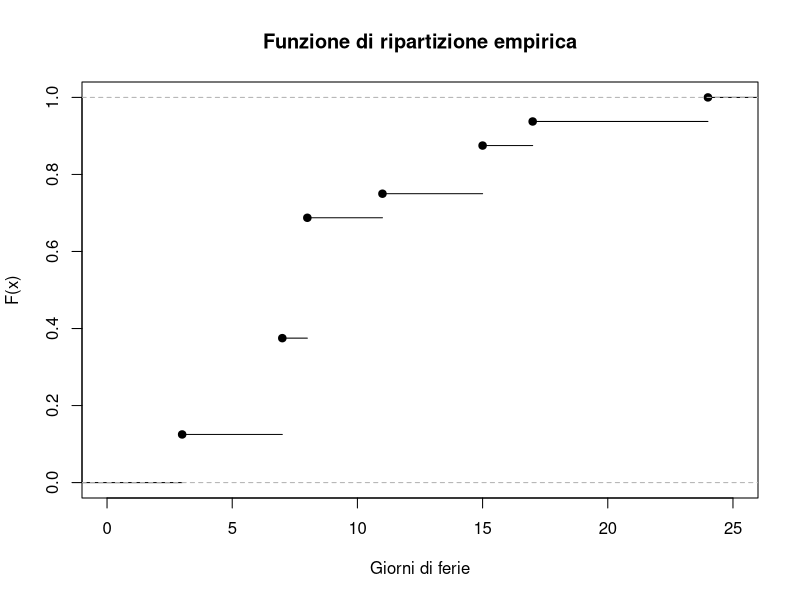
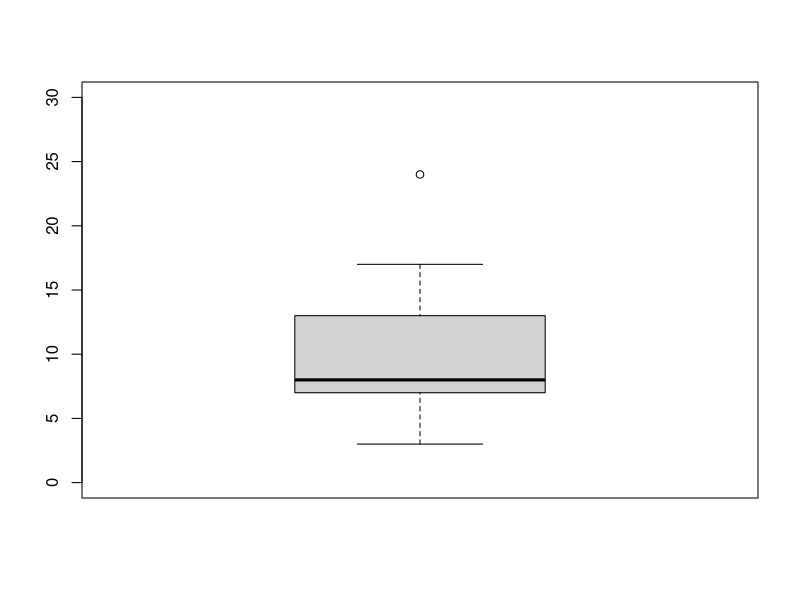
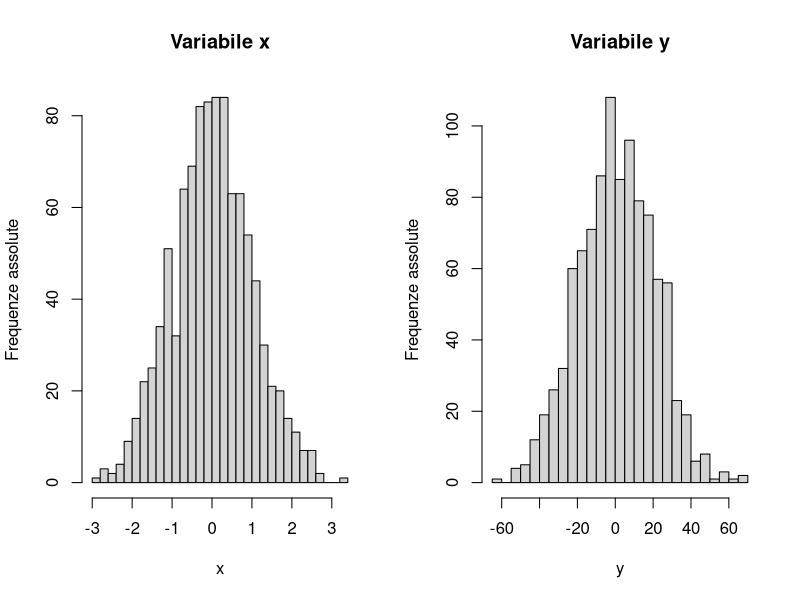
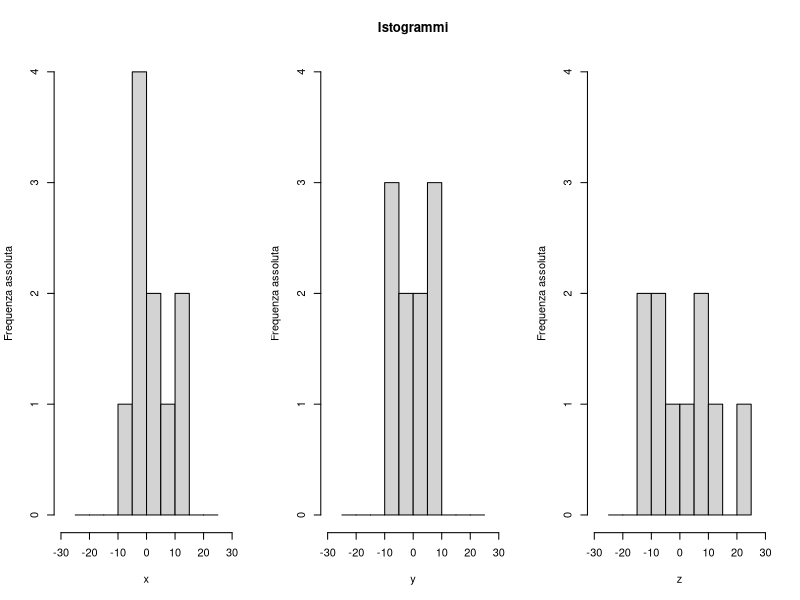
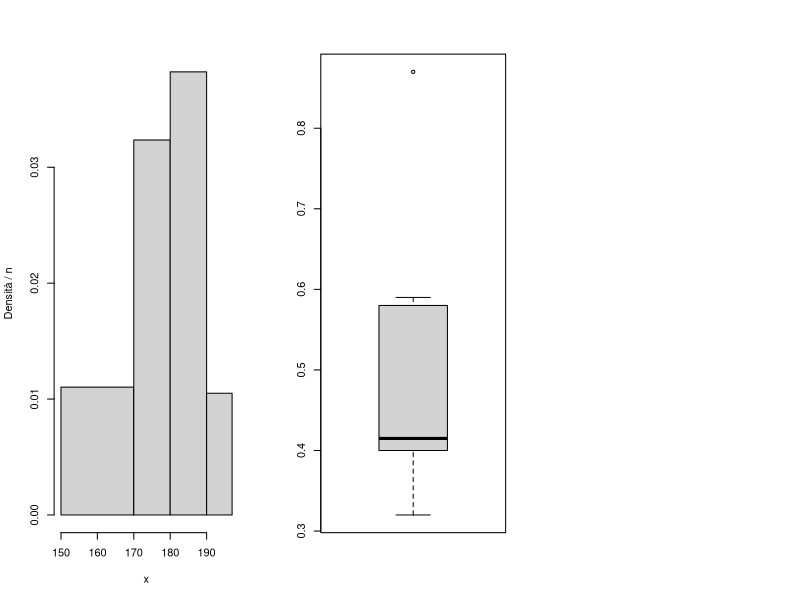

These charts were generated, in order, by the following R code:
## ---- chunk 1
knitr::opts_chunk$set(echo = F, eval = T, message = F, warning = F, error = F, comment = NA, cache = F, include = T, R.options = list(width = 100), collapse = T, dpi = 200, fig.align = "center", fig.height = 4, fig.width = 8)
## ---- chunk 2
x <- c(-1.65, -5.74, -0.84, -4.50, 12.90, 0.84, -4.73, 7.89, 10.72, 4.40)
y <- c(-5.34,-6.26,3.80,-2.15,-1.72,-7.35,6.84,5.92,1.72,7.76)
z <- c(7.05, -0.43, -10.21, -5.44, -6.75, -12.33, 13.76, 21.51, 0.43, 6.14)

var2 <- function(x) mean(x^2) - mean(x)^2
sd2 <- function(x) sqrt(var2(x))

Pearson_sym <- function(x){
  mean((x - mean(x))^3)/sd2(x)^3
}

Pearson_kurt <- function(x){
  mean((x - mean(x))^4)/sd2(x)^4
}


tab <- cbind(c(mean(x), mean(y), mean(z)),
             c(quantile(x,c(0.25),type=1),quantile(y,c(0.25),type=1),quantile(z,c(0.25),type=1)),
             c(quantile(x,c(0.75),type=1),quantile(y,c(0.75),type=1),quantile(z,c(0.75),type=1)),
             c(var2(x),var2(y),var2(z)),
             c(Pearson_sym(x),Pearson_sym(y),Pearson_sym(z)),
             c(Pearson_kurt(x),Pearson_kurt(y),Pearson_kurt(z)))
rownames(tab) <- c("x","y","z")
colnames(tab) <- 1:6
# knitr::kable(tab)
## ---- chunk 3
dati = c(rep(3,2),
         rep(7,4),
         rep(8,5),
         rep(11,1),
         rep(15,2),
         rep(17,1),
         rep(24,1))
rip = ecdf(dati)
plot(rip, xlab = "Giorni di ferie", ylab = "F(x)", main = "Funzione di ripartizione empirica", xlim = c(0,25))
## ---- chunk 4
dati = c(rep(3,2),
         rep(7,4),
         rep(8,5),
         rep(11,1),
         rep(15,2),
         rep(17,1),
         rep(24,1))
boxplot(dati, ylim = c(0,30))
## ---- chunk 5
set.seed(123)
x <- rnorm(1000)
y <- rnorm(1000,0,20)
par(mfrow=c(1,2))
hist(x, breaks= 30, main = "Variabile x", ylab = "Frequenze assolute")
hist(y, breaks= 30, main = "Variabile y", ylab = "Frequenze assolute")
## ---- chunk 6
#| fig-height: 3.5
#| fig-width: 9
x  = c(-1.65,-5.74,-0.84,-4.50,12.90,0.84,-4.73,7.89,10.72,4.40)
y = c(-5.34,-6.26,3.80,-2.15,-1.72,-7.35,6.84,5.92,1.72,7.76)
z = c(7.05, -0.43, -10.21, -5.44, -6.75, -12.33, 13.76, 21.51, 0.43, 6.14)

par(mfrow = c(1,3))
hist(x, ylim = c(0,4), xlim = c(-30,30), breaks = seq(-25,25,5), main = "", ylab = "Frequenza assoluta")
hist(y, ylim = c(0,4), xlim = c(-30,30), breaks = seq(-25,25,5), main = "Istogrammi", ylab = "Frequenza assoluta")
hist(z, ylim = c(0,4), xlim = c(-30,30), breaks = seq(-25,25,5), main = "", ylab = "Frequenza assoluta")
## ---- chunk 7
x <- c(rep(155, 30), rep(175,44), rep(185,52), rep(195,10))
breaks <- c(150,170,180,190,197)
hist(x, breaks = breaks, freq=FALSE, main = "", ylab= "Densità / n")
## ---- chunk 8
x <- c(0.38, 0.32, 0.59, 0.58, 0.41, 0.87,   0.54,  0.4, 0.42, 0.4) 
## ---- chunk 9
quantile(x, type = 1)[c(2,4)]
## ---- chunk 10
boxplot(x)
